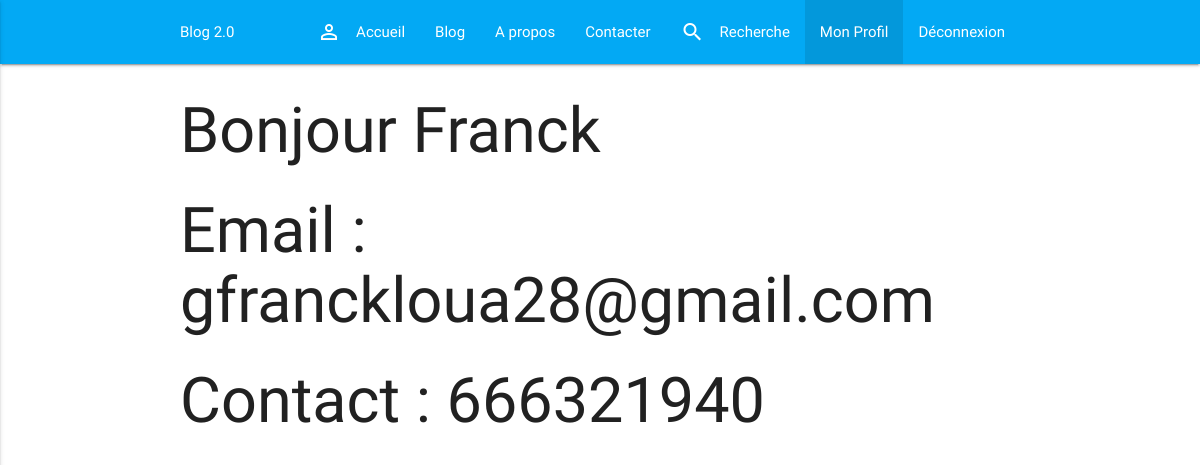
The app's page /index.php?page=compte (signed in) with its own data.
### tables this page shows
CREATE TABLE `utilisateur` (
  `id` int(11) NOT NULL AUTO_INCREMENT,
  `pseudo` varchar(60) DEFAULT NULL,
  `email` varchar(80) DEFAULT NULL,
  `password` varchar(255) DEFAULT NULL,
  `telephone` varchar(60) NOT NULL,
  `genre` char(1) DEFAULT NULL,
  PRIMARY KEY (`id`)
);

### pages/compte.php (the view, shortened to what this page needs)
<?php
global $db;
$info = $_SESSION['admin'];
$req = $db->prepare('SELECT * FROM utilisateur WHERE email = ?');
$req->execute([$info]);
$user = $req->fetch();
if ($user) {
	 echo '<h1>Bonjour '.  $user["pseudo"] .'</h1>';
   echo '<h1>Email : '.  $user['email'] .'</h1>';
   echo '<h1>Contact : '.  $user['telephone'] .'</h1>';
}
   ?>

### records on screen
utilisateur: pseudo "Franck", email "gfranckloua28@gmail.com", telephone "666321940"
